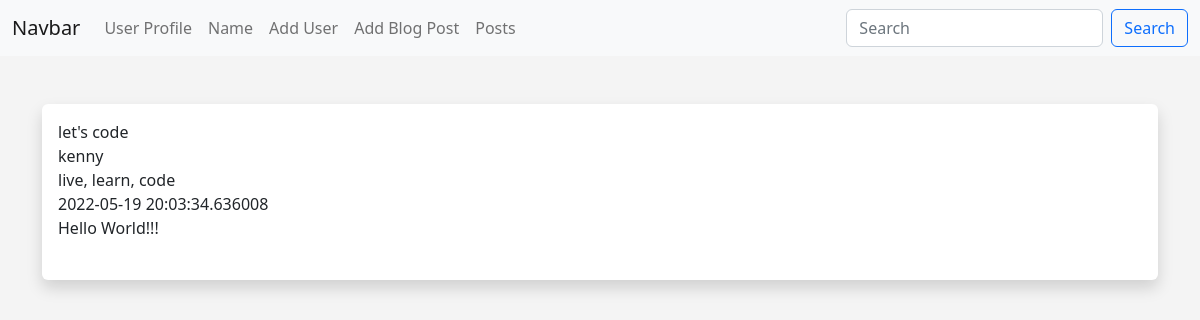
The app's page /post, older data.
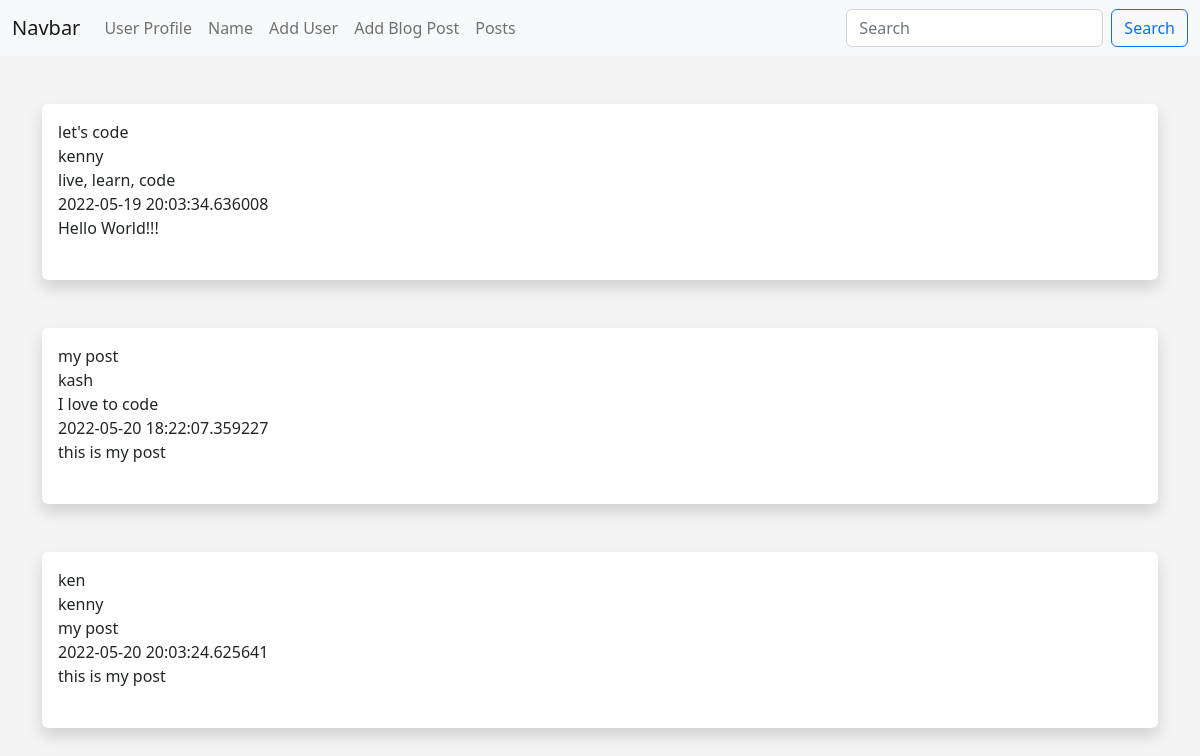
The same page, newer data.
### app.py (models this page shows, shortened)
class Post(db.Model):
    id = db.Column(db.Integer, primary_key=True)
    title = db.Column(db.String(255))
    content = db.Column(db.Text)
    author = db.Column(db.String(255))
    date_posted = db.Column(db.DateTime, default=datetime.utcnow)
    slug = db.Column(db.String(255))

### app.py (the view)
@app.route('/post')
def post():
    posts = Post.query.order_by(Post.date_posted)
    return render_template('post.html', posts=posts)

### templates/post.html (shortened to what this page needs)
{% extends 'base.html' %}
{% block content %}
<br>
{% for post in posts %}
<div class="shadow p-3 mb-5 bg-body rounded">
    {{post.title}}<br>
    {{post.author}}<br>
    {{post.slug}}<br>
    {{post.date_posted}}<br>
    {{post.content}}<br><br>
</div>
{% endfor %}
{% endblock %}

### templates/base.html (shortened to what this page needs)
<!doctype html>
<html lang="en">
  <head>
    <link href="https://cdn.jsdelivr.net/npm/bootstrap@5.2.0-beta1/dist/css/bootstrap.min.css" rel="stylesheet">
    <link rel="stylesheet" href="{{url_for('static', filename='css/style.css')}}">
  </head>
  <body>
      {% include 'navbar.html' %}
    <br>
    <div class="container">
        {% block content %}
        {% endblock %}
    </div>
  </body>
</html>

### templates/navbar.html (shortened to what this page needs)
<nav class="navbar navbar-expand-lg bg-light">
    <div class="container-fluid">
      <a class="navbar-brand" href="{{url_for('index')}}">Navbar</a>
      <div class="collapse navbar-collapse" id="navbarSupportedContent">
        <ul class="navbar-nav me-auto mb-2 mb-lg-0">
            <li class="nav-item">
                <a class="nav-link" href="{{url_for('user', name='Kenny')}}">User Profile</a>
            </li>
            <li class="nav-item">
                <a class="nav-link" href="{{url_for('name')}}">Name</a>
            </li>
            <li class="nav-item">
              <a class="nav-link" href="{{url_for('add_user')}}">Add User</a>
          </li>
          <li class="nav-item">
            <a class="nav-link" href="{{url_for('add_post')}}">Add Blog Post</a>
        </li>
        <li class="nav-item">
          <a class="nav-link" href="{{url_for('post')}}">Posts</a>
      </li>
        </ul>
        <form class="d-flex" role="search">
          <input class="form-control me-2" type="search" placeholder="Search" aria-label="Search">
          <button class="btn btn-outline-primary" type="submit">Search</button>
        </form>
      </div>
    </div>
  </nav>

### static/css/style.css (style rules this page uses)
body { background-color: #f4f4f4; }
a { text-decoration: none; }

Row changes from the older to the newer data that the page shows:
added Post: title "my post", author "kash", slug "I love to code", date_posted "2022-05-20 18:22:07.359227", content "this is my post"
added Post: title "ken", author "kenny", slug "my post", date_posted "2022-05-20 20:03:24.625641", content "this is my post"
